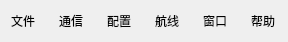
<?xml version="1.0" encoding="UTF-8"?>
<ui version="4.0">
 <class>QMenuToolbarWidget</class>
 <widget class="QWidget" name="QMenuToolbarWidget">
  <property name="geometry">
   <rect>
    <x>0</x>
    <y>0</y>
    <width>288</width>
    <height>42</height>
   </rect>
  </property>
  <property name="minimumSize">
   <size>
    <width>0</width>
    <height>0</height>
   </size>
  </property>
  <property name="maximumSize">
   <size>
    <width>6868678</width>
    <height>16777215</height>
   </size>
  </property>
  <property name="windowTitle">
   <string>Form</string>
  </property>
  <layout class="QHBoxLayout" name="horizontalLayout">
   <property name="spacing">
    <number>6</number>
   </property>
   <property name="leftMargin">
    <number>0</number>
   </property>
   <property name="topMargin">
    <number>0</number>
   </property>
   <property name="rightMargin">
    <number>0</number>
   </property>
   <property name="bottomMargin">
    <number>0</number>
   </property>
   <item>
    <widget class="QToolButton" name="fileButton">
     <property name="text">
      <string>文件</string>
     </property>
     <property name="popupMode">
      <enum>QToolButton::InstantPopup</enum>
     </property>
     <property name="autoRaise">
      <bool>true</bool>
     </property>
    </widget>
   </item>
   <item>
    <widget class="QToolButton" name="comuButton">
     <property name="sizePolicy">
      <sizepolicy hsizetype="Fixed" vsizetype="Fixed">
       <horstretch>0</horstretch>
       <verstretch>0</verstretch>
      </sizepolicy>
     </property>
     <property name="text">
      <string>通信</string>
     </property>
     <property name="autoRepeatDelay">
      <number>300</number>
     </property>
     <property name="popupMode">
      <enum>QToolButton::InstantPopup</enum>
     </property>
     <property name="toolButtonStyle">
      <enum>Qt::ToolButtonTextOnly</enum>
     </property>
     <property name="autoRaise">
      <bool>true</bool>
     </property>
    </widget>
   </item>
   <item>
    <widget class="QToolButton" name="configButton">
     <property name="sizePolicy">
      <sizepolicy hsizetype="Fixed" vsizetype="Fixed">
       <horstretch>0</horstretch>
       <verstretch>0</verstretch>
      </sizepolicy>
     </property>
     <property name="text">
      <string>配置</string>
     </property>
     <property name="popupMode">
      <enum>QToolButton::InstantPopup</enum>
     </property>
     <property name="toolButtonStyle">
      <enum>Qt::ToolButtonTextOnly</enum>
     </property>
     <property name="autoRaise">
      <bool>true</bool>
     </property>
    </widget>
   </item>
   <item>
    <widget class="QToolButton" name="lineButton">
     <property name="sizePolicy">
      <sizepolicy hsizetype="Fixed" vsizetype="Fixed">
       <horstretch>0</horstretch>
       <verstretch>0</verstretch>
      </sizepolicy>
     </property>
     <property name="text">
      <string>航线</string>
     </property>
     <property name="popupMode">
      <enum>QToolButton::InstantPopup</enum>
     </property>
     <property name="toolButtonStyle">
      <enum>Qt::ToolButtonTextOnly</enum>
     </property>
     <property name="autoRaise">
      <bool>true</bool>
     </property>
    </widget>
   </item>
   <item>
    <widget class="QToolButton" name="plotButton">
     <property name="text">
      <string>窗口</string>
     </property>
     <property name="popupMode">
      <enum>QToolButton::InstantPopup</enum>
     </property>
     <property name="autoRaise">
      <bool>true</bool>
     </property>
    </widget>
   </item>
   <item>
    <widget class="QToolButton" name="helpButton">
     <property name="sizePolicy">
      <sizepolicy hsizetype="Fixed" vsizetype="Fixed">
       <horstretch>0</horstretch>
       <verstretch>0</verstretch>
      </sizepolicy>
     </property>
     <property name="text">
      <string>帮助</string>
     </property>
     <property name="popupMode">
      <enum>QToolButton::InstantPopup</enum>
     </property>
     <property name="toolButtonStyle">
      <enum>Qt::ToolButtonTextOnly</enum>
     </property>
     <property name="autoRaise">
      <bool>true</bool>
     </property>
    </widget>
   </item>
  </layout>
 </widget>
 <resources/>
 <connections/>
</ui>
